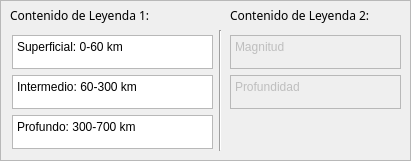
       <widget class="QFrame" name="frame_6">
        <property name="geometry">
         <rect>
          <x>440</x>
          <y>206</y>
          <width>411</width>
          <height>161</height>
         </rect>
        </property>
        <property name="frameShape">
         <enum>QFrame::StyledPanel</enum>
        </property>
        <property name="frameShadow">
         <enum>QFrame::Raised</enum>
        </property>
        <widget class="QPlainTextEdit" name="Texto_leyenda_01">
         <property name="enabled">
          <bool>true</bool>
         </property>
         <property name="geometry">
          <rect>
           <x>12</x>
           <y>35</y>
           <width>201</width>
           <height>34</height>
          </rect>
         </property>
         <property name="styleSheet">
          <string notr="true"/>
         </property>
         <property name="plainText">
          <string>Superficial: 0-60 km</string>
         </property>
        </widget>
        <widget class="QPlainTextEdit" name="Texto_leyenda_02">
         <property name="enabled">
          <bool>true</bool>
         </property>
         <property name="geometry">
          <rect>
           <x>12</x>
           <y>75</y>
           <width>201</width>
           <height>34</height>
          </rect>
         </property>
         <property name="styleSheet">
          <string notr="true"/>
         </property>
         <property name="plainText">
          <string>Intermedio: 60-300 km</string>
         </property>
        </widget>
        <widget class="QPlainTextEdit" name="Texto_leyenda_03">
         <property name="enabled">
          <bool>true</bool>
         </property>
         <property name="geometry">
          <rect>
           <x>12</x>
           <y>115</y>
           <width>201</width>
           <height>34</height>
          </rect>
         </property>
         <property name="styleSheet">
          <string notr="true"/>
         </property>
         <property name="plainText">
          <string>Profundo: 300-700 km</string>
         </property>
        </widget>
        <widget class="QLabel" name="Titulo_8">
         <property name="geometry">
          <rect>
           <x>10</x>
           <y>0</y>
           <width>211</width>
           <height>31</height>
          </rect>
         </property>
         <property name="font">
          <font>
           <family>Paytone One</family>
           <weight>50</weight>
           <italic>false</italic>
           <bold>false</bold>
           <kerning>true</kerning>
          </font>
         </property>
         <property name="text">
          <string>&lt;html&gt;&lt;head/&gt;&lt;body&gt;&lt;p&gt;Contenido de Leyenda 1:&lt;/p&gt;&lt;/body&gt;&lt;/html&gt;</string>
         </property>
        </widget>
        <widget class="QPlainTextEdit" name="Texto2_leyenda_02">
         <property name="enabled">
          <bool>false</bool>
         </property>
         <property name="geometry">
          <rect>
           <x>230</x>
           <y>75</y>
           <width>171</width>
           <height>34</height>
          </rect>
         </property>
         <property name="styleSheet">
          <string notr="true"/>
         </property>
         <property name="plainText">
          <string>Profundidad</string>
         </property>
        </widget>
        <widget class="QPlainTextEdit" name="Texto2_leyenda_01">
         <property name="enabled">
          <bool>false</bool>
         </property>
         <property name="geometry">
          <rect>
           <x>230</x>
           <y>35</y>
           <width>171</width>
           <height>34</height>
          </rect>
         </property>
         <property name="styleSheet">
          <string notr="true"/>
         </property>
         <property name="plainText">
          <string>Magnitud</string>
         </property>
        </widget>
        <widget class="Line" name="linea_3">
         <property name="geometry">
          <rect>
           <x>210</x>
           <y>30</y>
           <width>20</width>
           <height>121</height>
          </rect>
         </property>
         <property name="orientation">
          <enum>Qt::Vertical</enum>
         </property>
        </widget>
        <widget class="QLabel" name="Titulo_20">
         <property name="geometry">
          <rect>
           <x>230</x>
           <y>0</y>
           <width>211</width>
           <height>31</height>
          </rect>
         </property>
         <property name="font">
          <font>
           <family>Paytone One</family>
           <weight>50</weight>
           <italic>false</italic>
           <bold>false</bold>
           <kerning>true</kerning>
          </font>
         </property>
         <property name="text">
          <string>&lt;html&gt;&lt;head/&gt;&lt;body&gt;&lt;p&gt;Contenido de Leyenda 2:&lt;/p&gt;&lt;/body&gt;&lt;/html&gt;</string>
         </property>
        </widget>
       </widget>
